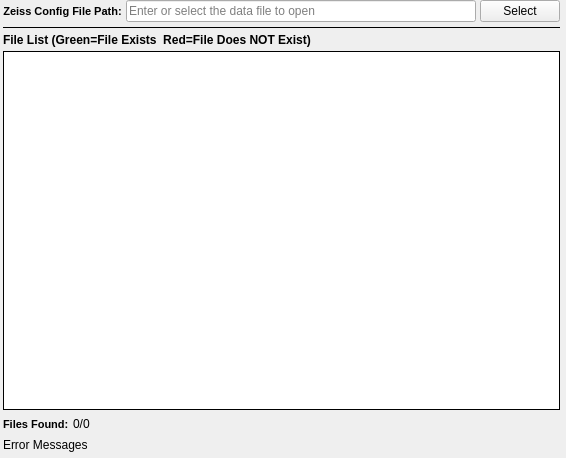
<?xml version="1.0" encoding="UTF-8"?>
<ui version="4.0">
 <class>ZeissListWidget</class>
 <widget class="QWidget" name="ZeissListWidget">
  <property name="geometry">
   <rect>
    <x>0</x>
    <y>0</y>
    <width>566</width>
    <height>458</height>
   </rect>
  </property>
  <property name="windowTitle">
   <string/>
  </property>
  <layout class="QVBoxLayout" name="verticalLayout">
   <property name="spacing">
    <number>4</number>
   </property>
   <property name="leftMargin">
    <number>3</number>
   </property>
   <property name="topMargin">
    <number>0</number>
   </property>
   <property name="rightMargin">
    <number>6</number>
   </property>
   <property name="bottomMargin">
    <number>6</number>
   </property>
   <item>
    <layout class="QHBoxLayout" name="horizontalLayout_2">
     <property name="bottomMargin">
      <number>0</number>
     </property>
     <item>
      <widget class="QLabel" name="label_29">
       <property name="toolTip">
        <string>The directory that contains the .ang or .ctf files</string>
       </property>
       <property name="styleSheet">
        <string notr="true">QLabel {
font-weight: bold;
font-size: 11px;
}</string>
       </property>
       <property name="text">
        <string>Zeiss Config File Path:</string>
       </property>
       <property name="alignment">
        <set>Qt::AlignCenter</set>
       </property>
      </widget>
     </item>
     <item>
      <widget class="QtSLineEdit" name="inputDir">
       <property name="placeholderText">
        <string>Enter or select the data file to open</string>
       </property>
      </widget>
     </item>
     <item>
      <widget class="QPushButton" name="inputDirBtn">
       <property name="text">
        <string>Select</string>
       </property>
      </widget>
     </item>
    </layout>
   </item>
   <item>
    <widget class="Line" name="line_9">
     <property name="frameShadow">
      <enum>QFrame::Plain</enum>
     </property>
     <property name="orientation">
      <enum>Qt::Horizontal</enum>
     </property>
    </widget>
   </item>
   <item>
    <widget class="QLabel" name="label_57">
     <property name="font">
      <font>
       <weight>75</weight>
       <italic>false</italic>
       <bold>true</bold>
      </font>
     </property>
     <property name="text">
      <string>File List (Green=File Exists  Red=File Does NOT Exist)</string>
     </property>
    </widget>
   </item>
   <item>
    <widget class="QListWidget" name="fileListView">
     <property name="sizePolicy">
      <sizepolicy hsizetype="Expanding" vsizetype="MinimumExpanding">
       <horstretch>0</horstretch>
       <verstretch>0</verstretch>
      </sizepolicy>
     </property>
     <property name="toolTip">
      <string>The list of files that will be imported in the order they will be imported into the HDF5 Ebsd File</string>
     </property>
     <property name="frameShape">
      <enum>QFrame::Box</enum>
     </property>
     <property name="frameShadow">
      <enum>QFrame::Plain</enum>
     </property>
    </widget>
   </item>
   <item>
    <layout class="QHBoxLayout" name="horizontalLayout">
     <property name="bottomMargin">
      <number>0</number>
     </property>
     <item>
      <widget class="QLabel" name="label_47">
       <property name="styleSheet">
        <string notr="true">QLabel {
font-weight: bold;
font-size: 11px;
}</string>
       </property>
       <property name="text">
        <string>Files Found:</string>
       </property>
       <property name="alignment">
        <set>Qt::AlignLeading|Qt::AlignLeft|Qt::AlignVCenter</set>
       </property>
      </widget>
     </item>
     <item>
      <widget class="QLabel" name="totalFilesFound">
       <property name="text">
        <string>0/0</string>
       </property>
      </widget>
     </item>
     <item>
      <spacer name="horizontalSpacer">
       <property name="orientation">
        <enum>Qt::Horizontal</enum>
       </property>
       <property name="sizeHint" stdset="0">
        <size>
         <width>40</width>
         <height>20</height>
        </size>
       </property>
      </spacer>
     </item>
    </layout>
   </item>
   <item>
    <widget class="QLabel" name="errorMessage">
     <property name="text">
      <string>Error Messages</string>
     </property>
    </widget>
   </item>
  </layout>
 </widget>
 <customwidgets>
  <customwidget>
   <class>QtSLineEdit</class>
   <extends>QLineEdit</extends>
   <header location="global">QtSLineEdit.h</header>
  </customwidget>
 </customwidgets>
 <resources/>
 <connections/>
</ui>
